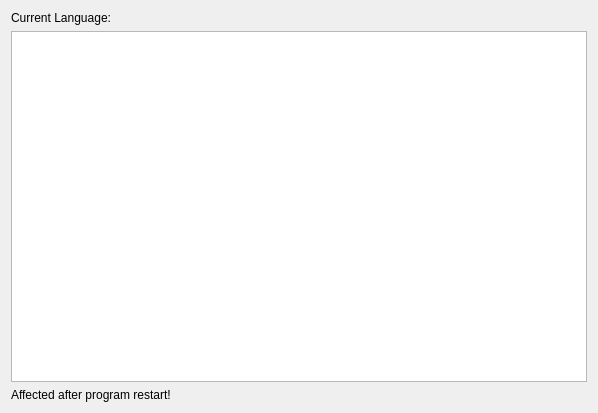
<?xml version="1.0" encoding="UTF-8"?>
<ui version="4.0">
 <class>WidgetPropGeneralLanguage</class>
 <widget class="QWidget" name="WidgetPropGeneralLanguage">
  <property name="geometry">
   <rect>
    <x>0</x>
    <y>0</y>
    <width>598</width>
    <height>413</height>
   </rect>
  </property>
  <property name="windowTitle">
   <string>Form</string>
  </property>
  <layout class="QVBoxLayout" name="verticalLayout_2">
   <item>
    <layout class="QVBoxLayout" name="verticalLayout">
     <item>
      <widget class="QLabel" name="lblCurrentLanguage">
       <property name="text">
        <string>Current Language:</string>
       </property>
      </widget>
     </item>
     <item>
      <widget class="QListWidget" name="listWidget"/>
     </item>
     <item>
      <widget class="QLabel" name="lblCurrentWarning">
       <property name="text">
        <string>Affected after program restart!</string>
       </property>
      </widget>
     </item>
    </layout>
   </item>
  </layout>
 </widget>
 <resources/>
 <connections/>
</ui>
